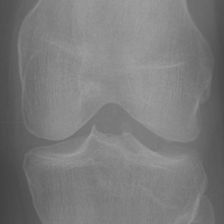
#> input picture dataset/train/normal/9058469L.png, 224 x 224 px, given in place of 9001695L.png, which was not available
$ jupyter execute --allow-errors 4_Preprocessingdata.ipynb   (text cells are left out)
#> lines starting #> are read from the running program, lines starting #| are printed output that depends on the picture; pictures that were not available may be replaced by others from this repository, and a replacement may not be noted
[cell 1]
from PIL import Image
import os
import numpy as np
import cv2 as cv
import matplotlib.pyplot as plt
from datasets import load_dataset

[cell 2]
file_path = "E:/DL-for-Knee-decease-diagnosis/dataset/train/normal/9001695L.png"
#> (the rest of this cell did not finish here and is left out)

[cell 3]
image_color = cv.imread(file_path, cv.IMREAD_COLOR)
#> image_color is the input picture: shape (224, 224, 3); min 66, max 159, mean 122.8

[cell 4]
image_color.shape
#> Out = (224, 224, 3)

[cell 5]
image_color.size
#> Out = 150528

[cell 6]
plt.imshow(image_color)

[cell 7]
dataset_path = 'E:/DL-for-Knee-decease-diagnosis/dataset/train'

#> (the rest of this cell did not finish here and is left out)

#> (a cell that did not finish here is left out)

[cell 9]
# Chọn một file ảnh từ folder "normal"
image_path = os.path.join(dataset_path, 'normal', os.listdir(os.path.join(dataset_path, 'normal'))[0])

# Mở ảnh bằng PIL
# image = Image.open(image_path)
image = cv.imread(image_path, cv.IMREAD_COLOR)

print(f"Shape: {image.shape}")
#| Shape: (224, 224, 3)
# In kích thước của ảnh (chiều rộng, chiều cao)
print(f"Kích thước ảnh: {image.size}")
#| Kích thước ảnh: 150528

file_size_bytes = os.path.getsize(image_path)
file_size_kb = file_size_bytes / 1024  # Chuyển đổi sang kilobytes

print(f"Size: {file_size_kb:.2f} KB ({file_size_bytes} bytes)")

[cell 10]
plt.imshow(image)

[cell 11]
# Bước 1: Chuyển ảnh sang grayscale (ảnh xám)
image_gray = cv.cvtColor(image_color, cv.COLOR_BGR2GRAY)

# Kiểm tra shape của ảnh xám
print(f"Shape (xám): {image_gray.shape}")
#| Shape (xám): (224, 224)

# Bước 2: Vẽ biểu đồ histogram cho ảnh grayscale
plt.figure(figsize=(10, 5))

# Vẽ ảnh grayscale
plt.subplot(1, 2, 1)
plt.imshow(image_gray, cmap='gray')
plt.title('Ảnh xám')

# Vẽ histogram
plt.subplot(1, 2, 2)
plt.hist(image_gray.ravel(), bins=256, range=[0, 256], color='black')
plt.title('Histogram ảnh xám')
plt.xlabel('Mức độ sáng (Intensity)')
plt.ylabel('Tần số (Frequency)')

plt.tight_layout()
plt.show()
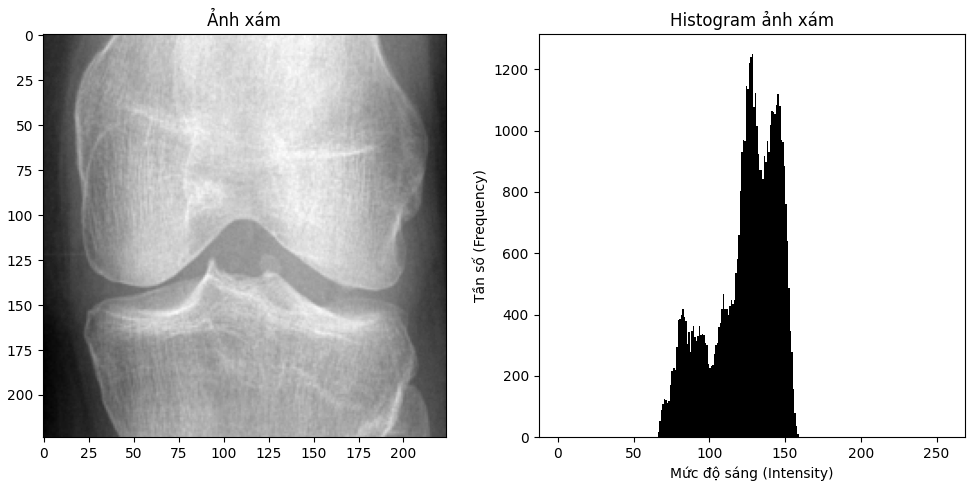
#> figure drawn by matplotlib, 2 panels; panel 2: tallest bar 1251 high, from x = 128 to 129

[cell 12]
# Cân bằng histogram cho ảnh xám
image_gray_equalized = cv.equalizeHist(image_gray)
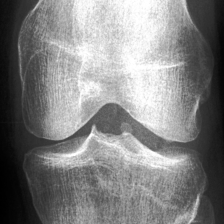
#> image_gray_equalized: shape (224, 224); min 0, max 255, mean 129.4

# Hiển thị ảnh đã được cân bằng histogram và biểu đồ histogram
plt.figure(figsize=(10, 5))

# Hiển thị ảnh đã cân bằng
plt.subplot(1, 2, 1)
plt.imshow(image_gray_equalized, cmap='gray')
plt.title('Ảnh sau khi cân bằng histogram')

# Vẽ histogram của ảnh đã cân bằng
plt.subplot(1, 2, 2)
plt.hist(image_gray_equalized.ravel(), bins=256, range=[0, 256], color='black')
plt.title('Histogram sau khi cân bằng')
plt.xlabel('Mức độ sáng (Intensity)')
plt.ylabel('Tần số (Frequency)')

plt.tight_layout()
plt.show()
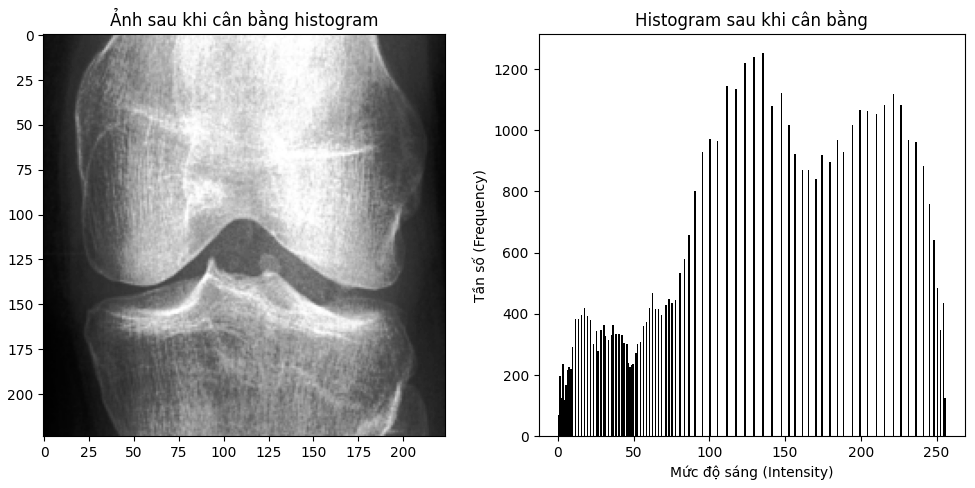
#> figure drawn by matplotlib, 2 panels; panel 2: tallest bar 1251 high, from x = 135 to 136

[cell 13]
# Áp dụng CLAHE (Contrast Limited Adaptive Histogram Equalization)
clahe = cv.createCLAHE(clipLimit=2.0, tileGridSize=(8, 8))
image_clahe = clahe.apply(image_gray)
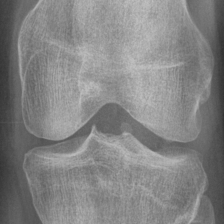
#> image_clahe: shape (224, 224); min 51, max 192, mean 131.4

# Hiển thị ảnh CLAHE và histogram
plt.figure(figsize=(10, 5))

# Hiển thị ảnh sau CLAHE
plt.subplot(1, 2, 1)
plt.imshow(image_clahe, cmap='gray')
plt.title('Ảnh sau CLAHE')

# Vẽ histogram của ảnh CLAHE
plt.subplot(1, 2, 2)
plt.hist(image_clahe.ravel(), bins=256, range=[0, 256], color='black')
plt.title('Histogram sau CLAHE')
plt.xlabel('Mức độ sáng (Intensity)')
plt.ylabel('Tần số (Frequency)')

plt.tight_layout()
plt.show()
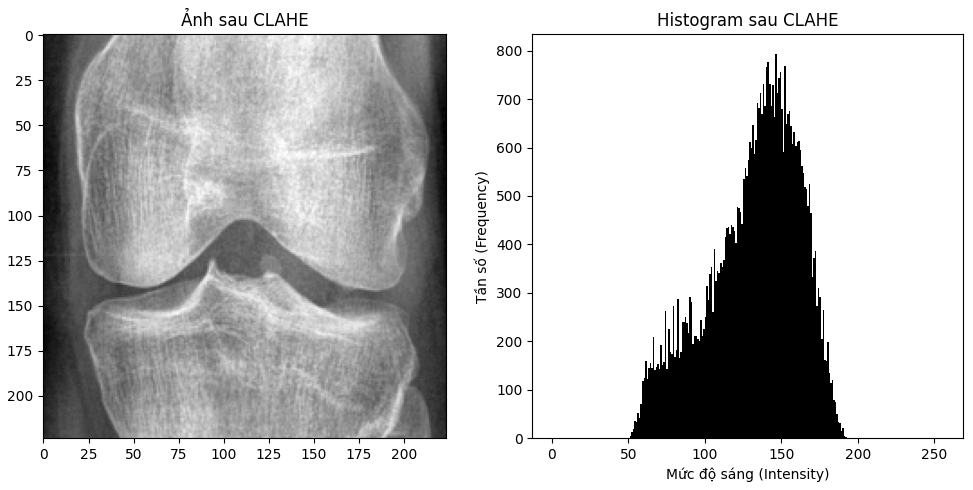
#> figure drawn by matplotlib, 2 panels; panel 2: tallest bar 794 high, from x = 146 to 147

[cell 14]
# Kernel để làm sắc nét ảnh
kernel = np.array([[0, -1, 0],
                   [-1, 5,-1],
                   [0, -1, 0]])

# Áp dụng kernel để làm sắc nét ảnh
image_sharpen = cv.filter2D(image_gray, -1, kernel)

# Hiển thị ảnh đã được làm sắc nét
plt.figure(figsize=(5, 5))
plt.imshow(image_sharpen, cmap='gray')
plt.title('Ảnh sau khi làm sắc nét')
plt.show()

$ run again, on dataset/train/normal/9355236L.png
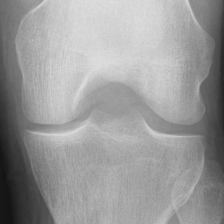
#> input picture dataset/train/normal/9355236L.png, 224 x 224 px, given in place of 9001695L.png, which was not available
#> image_color is the input picture: shape (224, 224, 3); min 18, max 223, mean 154
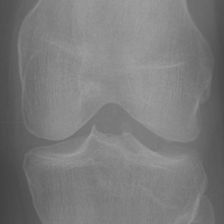
#> input picture dataset/train/normal/9058469L.png, 224 x 224 px, found by its file name
#> image is the input picture: shape (224, 224, 3); min 66, max 159, mean 122.8
#| Shape: (224, 224, 3)
#| Kích thước ảnh: 150528
#| Shape (xám): (224, 224)
#> `image_sharpen = cv.filter2D(image_gray, -1, kernel)`:
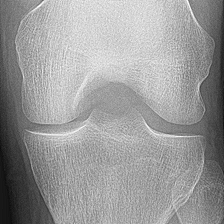
#> image_sharpen: shape (224, 224); min 11, max 255, mean 154

$ run again, on dataset/train/normal/9389183L.png
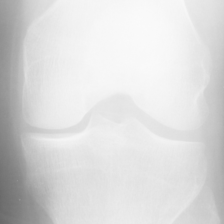
#> input picture dataset/train/normal/9389183L.png, 224 x 224 px, given in place of 9001695L.png, which was not available
#> image_color is the input picture: shape (224, 224, 3); min 105, max 250, mean 218.8
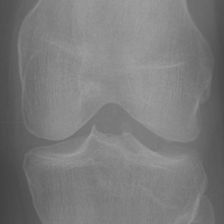
#> input picture dataset/train/normal/9058469L.png, 224 x 224 px, found by its file name
#> image is the input picture: shape (224, 224, 3); min 66, max 159, mean 122.8
#| Shape: (224, 224, 3)
#| Kích thước ảnh: 150528
#| Shape (xám): (224, 224)
#> `plt.show()`:
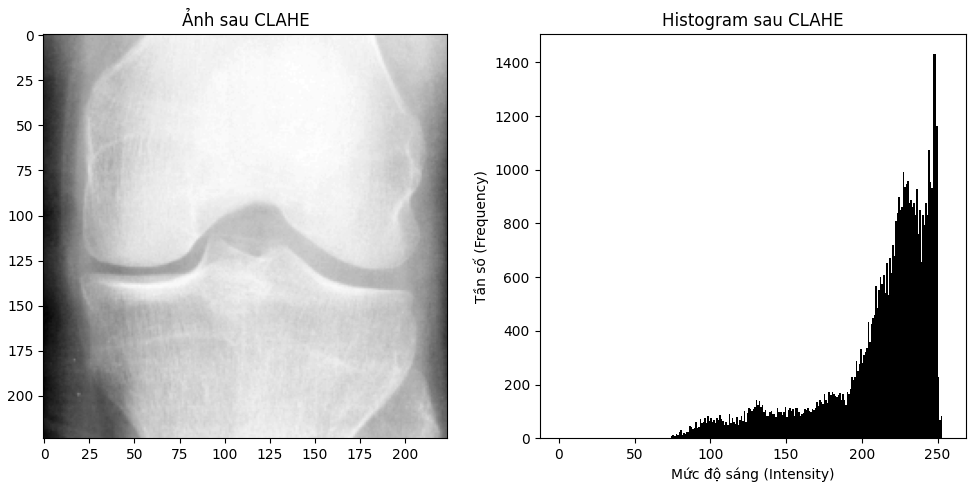
#> figure drawn by matplotlib, 2 panels; panel 2: tallest bar 1433 high, from x = 247 to 248

$ run again, on dataset/train/normal/9405118L.png
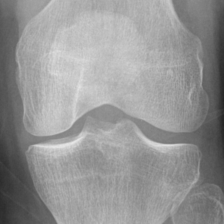
#> input picture dataset/train/normal/9405118L.png, 224 x 224 px, given in place of 9001695L.png, which was not available
#> image_color is the input picture: shape (224, 224, 3); min 37, max 229, mean 148.6
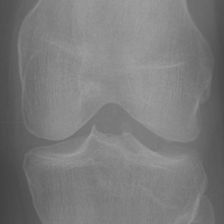
#> input picture dataset/train/normal/9058469L.png, 224 x 224 px, found by its file name
#> image is the input picture: shape (224, 224, 3); min 66, max 159, mean 122.8
#| Shape: (224, 224, 3)
#| Kích thước ảnh: 150528
#| Shape (xám): (224, 224)
#> `image_sharpen = cv.filter2D(image_gray, -1, kernel)`:
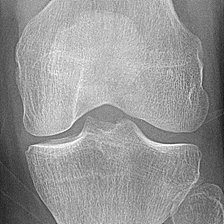
#> image_sharpen: shape (224, 224); min 20, max 255, mean 148.6
